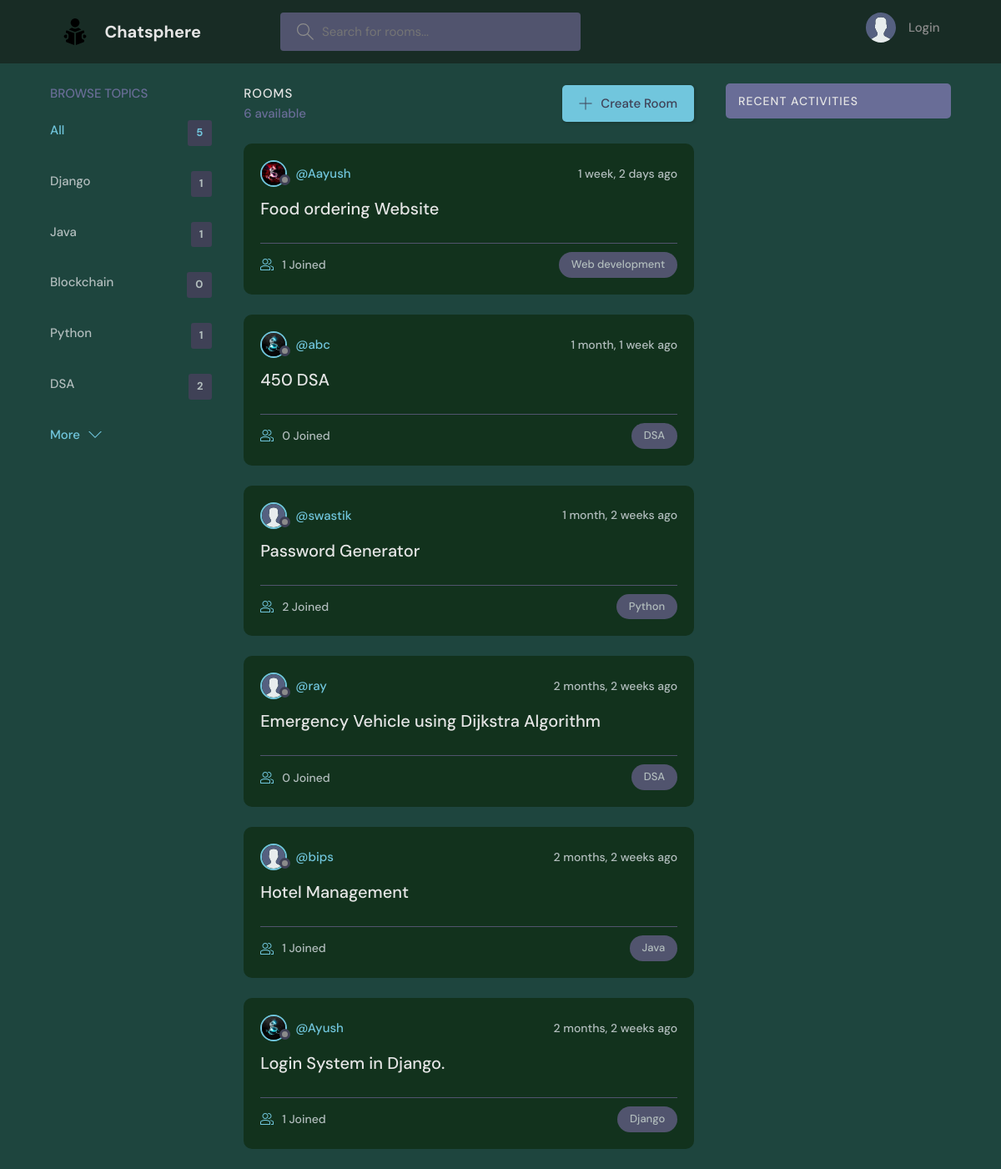
The page / on the database its author committed.
### mainApp/models.py (models this page shows, shortened)
class Topic(models.Model):
    name = models.CharField(max_length=200)

class Room(models.Model):
    host = models.ForeignKey(User, on_delete = models.SET_NULL, null = True)
    topic = models.ForeignKey('Topic', on_delete = models.SET_NULL, null = True)
    name = models.CharField(max_length=200)
    description = models.TextField(null = True, blank = True)
    participants = models.ManyToManyField(User, related_name="participants", blank = True)
    updated = models.DateTimeField(auto_now = True)
    created = models.DateTimeField(auto_now_add=True)
    class Meta:
        ordering = ['-updated','-created']
    def __str__(self):
        return self.name

class User(AbstractUser):
    name = models.CharField(max_length=200, null = True)
    email = models.EmailField(unique = True, null = True)
    bio = models.TextField(null=True)
    avatar = models.ImageField(null = True, default = "avatar1.svg")
    USERNAME_FIELD = 'email'
    REQUIRED_FIELDS = []

### mainApp/views.py (the view)
# urls.py: path('', views.home, name = "home"),
def home(request):
    q = request.GET.get('q') if request.GET.get('q') != None else ''
    rooms = Room.objects.filter(Q(topic__name__icontains = q) | Q(name__icontains = q) | Q(description__icontains = q))
    topics =Topic.objects.all()[0:5]
    room_count = rooms.count()
    room_messages = Message.objects.filter(Q(room__topic__name__icontains = q))
    context = {'rooms' : rooms, 'topics' : topics, 'room_count' : room_count, 'room_messages' : room_messages}
    return render(request, 'mainApp/home.html', context)

### mainApp/models.py (called while the page is built)
    def __str__(self):
        return self.body[0:50]

### mainApp/templates/mainApp/home.html (shortened to what this page needs)
{% extends 'main.html' %} {% block content %}
<main class="layout layout--3">
  <div class="container">
    {% include 'mainApp/topic_component.html' %}
    <div class="roomList">
      <div class="roomList__header">
        <div>
          <h2>Rooms</h2>
          <p>{{room_count}} available</p>
        </div>
        <a class="btn btn--main" href="{% url 'create-room' %}">
          <svg
            version="1.1"
            xmlns="http://www.w3.org/2000/svg"
            width="32"
            height="32"
            viewBox="0 0 32 32"
          >
            <title>add</title>
            <path
              d="M16.943 0.943h-1.885v14.115h-14.115v1.885h14.115v14.115h1.885v-14.115h14.115v-1.885h-14.115v-14.115z"
            ></path>
          </svg>
          Create Room
        </a>
      </div>
      {% include 'mainApp/feed_component.html' %}
    </div>
    {% include 'mainApp/activity_component.html' %}
  </div>
</main>
{% endblock %}

### mainApp/templates/mainApp/topic_component.html
<div class="topics">
  <div class="topics__header">
    <h2>Browse Topics</h2>
  </div>
  <ul class="topics__list">
    <li>
      <a href="{% url 'home' %}" class="active"
        >All <span>{{topics.count}}</span></a
      >
    </li>
    {% for topic in topics %}
    <li>
      <a href="{% url 'home' %}?q={{topic.name}}"
        >{{topic.name}} <span>{{topic.room_set.all.count}}</span></a
      >
    </li>
    {% endfor %}
  </ul>
  <a class="btn btn--link" href="{% url 'topics' %}">
    More
    <svg
      version="1.1"
      xmlns="http://www.w3.org/2000/svg"
      width="32"
      height="32"
      viewBox="0 0 32 32"
    >
      <title>chevron-down</title>
      <path d="M16 21l-13-13h-3l16 16 16-16h-3l-13 13z"></path>
    </svg>
  </a>
</div>

### mainApp/templates/mainApp/feed_component.html (shortened to what this page needs)
{% for room in rooms %}
<div class="roomListRoom">
  <div class="roomListRoom__header">
    <a
      href="{% url 'user-profile' room.host.id %}"
      class="roomListRoom__author"
    >
      <div class="avatar avatar--small">
        <img src="{{room.host.avatar.url}}" />
      </div>
      <span>@{{room.host.username}}</span>
    </a>
    <div class="roomListRoom__actions">
      <span>{{room.created|timesince}} ago</span>
    </div>
  </div>
  <div class="roomListRoom__content">
    <a href="{% url 'room' room.id %}">{{room.name}}</a>
  </div>
  <div class="roomListRoom__meta">
    <a href="{% url 'room' room.id %}" class="roomListRoom__joined">
      {{room.participants.all.count}} Joined
    </a>
    <p class="roomListRoom__topic">{{room.topic.name}}</p>
  </div>
</div>
{% endfor %}

### static/styles/style.css (style rules this page uses)
:root { --color-main: #71c6dd; --color-main-light: #e1f6fb; --color-dark: #3f4156; --color-dark-medium: #51546e; --color-dark-light: #696d97; --color-light: #e5e5e5; --color-gray: #8b8b8b; --color-light-gray: #b2bdbd; --color-bg: #2d2d39; --color-success: #5dd693; --color-error: #fc4b0b; }
* { font-family: "DM Sans", -apple-system, BlinkMacSystemFont, "Segoe UI", Roboto, Oxygen, Ubuntu, Cantarell, "Open Sans", "Helvetica Neue", sans-serif; margin: 0; padding: 0; box-sizing: border-box; text-rendering: optimizeLegibility; font-size: inherit; }
html { font-size: 56.25%; }
@media only screen and (min-width: 1200px) { html { font-size: 62.5%; } }
body { line-height: 1.6; font-weight: 400; font-size: 1.5rem; color: var(--color-light-gray); background-color: #1e453e; min-height: 100vh; }
img { width: 100%; }
a { display: inline-block; color: var(--color-main); text-decoration: none; }
.container { max-width: 120rem; width: 90%; margin: auto; }
.btn { background-color: transparent; border: none; display: inline-flex; align-items: center; gap: 1rem; cursor: pointer; transition: all ease-in-out 0.3s; padding: 1rem 2rem; border-radius: 5px; box-shadow: 1px 1px 3px 1px rgba(0, 0, 0, 0.15); font-weight: 500; }
.btn--link { border-radius: 0; padding: 0; color: var(--color-main); box-shadow: none; }
.btn--main { background-color: var(--color-main); color: var(--color-dark); }
.btn > svg { fill: currentColor; width: 1.6rem; height: 1.6rem; }
.avatar { position: relative; display: inline-block; border-radius: 50%; border: 2px solid var(--color-main); }
.avatar img { display: block; border-radius: 50%; object-fit: cover; object-position: center; }
.avatar::after { content: ""; display: block; position: absolute; background-color: var(--color-gray); z-index: 111; border-radius: 50%; border: 0.3rem solid var(--color-dark); }
.avatar.avatar--small img { width: 2.8rem; height: 2.8rem; }
.avatar.avatar--small:after { width: 0.7rem; height: 0.7rem; bottom: 0px; right: -6px; }
.layout { margin-top: 2.4rem; }
.layout > .container { display: flex; justify-content: space-between; align-items: flex-start; }
.layout--3 > .container > div:first-child { flex-basis: 18%; max-width: 22.5rem; }
.layout--3 > .container > div:nth-child(2) { flex-basis: 50%; }
.topics__header { margin-bottom: 2rem; }
.topics__header h2 { text-transform: uppercase; font-weight: 500; color: var(--color-dark-light); }
.topics__list { list-style: none; }
.topics__list li a { display: flex; justify-content: space-between; margin-bottom: 3rem; font-weight: 500; color: var(--color-light-gray); transition: all 0.3s ease-in-out; }
.topics__list li a.active, .topics__list li a:hover { color: var(--color-main); }
.topics__list li a span { padding: 0.5rem 1rem; background-color: var(--color-dark); border-radius: 3px; font-size: 1.3rem; font-weight: 700; letter-spacing: 1px; }
.roomList__header { display: flex; justify-content: space-between; align-items: center; margin-bottom: 2.4rem; }
.roomList__header h2 { text-transform: uppercase; font-weight: 500; color: var(--color-light); letter-spacing: 1px; }
.roomList__header p { font-weight: 500; color: var(--color-dark-light); }
.roomListRoom { margin-bottom: 2.4rem; background-color: #12321d; border-radius: 1rem; padding: 2rem; }
.roomListRoom__header { display: flex; justify-content: space-between; align-items: center; }
.roomListRoom__author { font-weight: 500; display: flex; align-items: center; gap: 1rem; }
.roomListRoom__actions { display: flex; align-items: flex-start; gap: 1rem; position: relative; }
.roomListRoom__actions span { font-size: 1.4rem; font-weight: 500; }
.roomListRoom__content { margin: 1rem 0; }
.roomListRoom__content a { font-size: 2rem; font-weight: 500; margin-bottom: 1.5rem; color: var(--color-light); transition: all 0.3s ease-in-out; }
.roomListRoom__meta { border-top: 1px solid var(--color-dark-medium); padding-top: 1rem; display: flex; align-items: center; justify-content: space-between; }
.roomListRoom__joined { color: var(--color-light-gray); display: flex; align-items: center; gap: 1rem; font-size: 1.4rem; font-weight: 500; }
.roomListRoom__joined svg { fill: var(--color-main); width: 1.6rem; height: 1.6rem; }
.roomListRoom__topic { padding: 5px 1.5rem; background-color: var(--color-dark-medium); border-radius: 5rem; font-weight: 500; font-size: 1.3rem; }

### rows shown on the page
Topic: name "Django", room_set.all.count "1"
Topic: name "Java", room_set.all.count "1"
Topic: name "Blockchain", room_set.all.count "0"
Topic: name "Python", room_set.all.count "1"
Topic: name "DSA", room_set.all.count "2"
Room: host.avatar (picture), host.username "Aayush", created "1 week, 2 days", name "Food ordering Website", participants.all.count "1", topic.name "Web development"
Room: host.avatar (picture), host.username "abc", created "1 month, 1 week", name "450 DSA", participants.all.count "0", topic.name "DSA"
Room: host.avatar (picture), host.username "swastik", created "1 month, 2 weeks", name "Password Generator", participants.all.count "2", topic.name "Python"
Room: host.avatar (picture), host.username "ray", created "2 months, 2 weeks", name "Emergency Vehicle using Dijkstra Algorithm", participants.all.count "0", topic.name "DSA"
Room: host.avatar (picture), host.username "bips", created "2 months, 2 weeks", name "Hotel Management", participants.all.count "1", topic.name "Java"
Room: host.avatar (picture), host.username "Ayush", created "2 months, 2 weeks", name "Login System in Django.", participants.all.count "1", topic.name "Django"

### other values the page prints
{{ topics.count }} "5"
{{ room_count }} "6"
